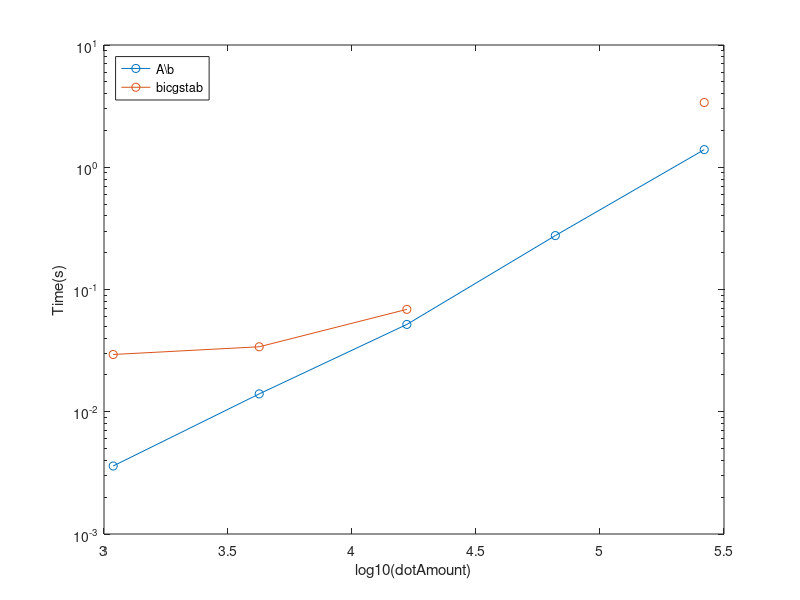

Source code (MATLAB):
GE_Time = [0.0026, 0.0058, 0.0078, 0.0179, 0.0608, 0.2929];

bicg_time = [0.0045, 0.0282, 0.0268, 0.0981, 0.7235, 6.5094]
bicg_iter = [127, 331, 549, 1159, 2268, 5063]

bicgstab_time = [0.0458, 0.0155, 0.0275, 0.1543, 0.9622, 16.665]
bicgstab_iter = [103.5, 222, 491.5, 1512, 2784, 9725]

bicgstabl_time = [0.0124, 0.0110, 0.0233, 0.3238, 1.5968, 26.9245]
bicgstabl_iter = [36.5, 80.25, 168.5, 447.25, 840, 3445]

SOR_bicg_time = [0.0051, 0.006, 0.0164, 0.0493, 0, 0]
SOR_bicg_iter = [52, 99, 182, 277, 0, 0]

SOR_bicgstab_time = [0.0073, 0.0085, 0.0108, 0.0408, 0.3367, 3.5745]
SOR_bicgstab_iter = [40.5, 77.5, 126.5, 209.5, 409, 1030]

SOR_bicgstabl_time = [0.0048, 0.0092, 0.0134, 0.0831, 0.6186, 4.7028]
SOR_bicgstabl_iter = [19.5, 33, 55.25, 99.5, 209.5, 420.5]

SOR_gmres_time = [0.0054, 0.006, 0.0297, 1.1025, 11.277, 48.8996]

ILU_bicg_time = [0.0045, 0.0058, 0.0102, 0.0419, 0.3679, 4.0326]
ILU_bicg_iter = [19, 33, 55, 126, 275, 789]

ILU_bicgstab_time = [0.0045, 0.0055, 0.0122, 0.0332, 0.3528, 2.5468]
ILU_bicgstab_iter = [13, 25, 47, 96, 269, 458]

ILU_bicgstabl_time = [0.0047, 0.0061, 0.0119, 0.049, 0.3473, 2.4465]
ILU_bicgstabl_iter = [6, 10, 20.5, 40.25, 84, 156]

ILU_gmres_time = [0.0058, 0.0096, 0.0132, 0.1746, 1.4124, 21.3812]

dotAmount = [81, 289, 1089, 4225, 16641, 66049];
dotAmount = log10(dotAmount);


%{
semilogy(dotAmount,ILU_bicg_iter, '-o');
hold on;
semilogy(dotAmount,ILU_bicgstab_iter, '-o');
hold on;
semilogy(dotAmount,ILU_bicgstabl_iter, '-o');
hold on;


legend('bicg', 'bicgstab','bicgstabl', 'Location','northwest');
xlabel('log10(dotAmount)');
ylabel('IterationCount');
%}



%{
semilogy(dotAmount,GE_Time, '-o');
hold on;
semilogy(dotAmount,ILU_bicg_time, '-o');
hold on;
semilogy(dotAmount,ILU_bicgstab_time, '-o');
hold on;
semilogy(dotAmount,ILU_bicgstabl_time, '-o');
hold on;
semilogy(dotAmount,ILU_gmres_time, '-o');
hold on;


legend('GE','bicg', 'bicgstab','bicgstabl', 'gmres', 'Location','northwest');
xlabel('log10(dotAmount)');
ylabel('Time(s)');
%}

basic = [0.0036, 0.0140, 0.0518, 0.2760, 1.3935]
bicgstabb = [0.0294, 0.0340, 0.0688, 0.0000, 3.3836]

dot = [1089, 4225, 16641, 66049,263169];
dot = log10(dot);

semilogy(dot,basic, '-o');
hold on;
semilogy(dot,bicgstabb, '-o');
hold on;

legend('A\b','bicgstab', 'Location','northwest');
xlabel('log10(dotAmount)');
ylabel('Time(s)');




